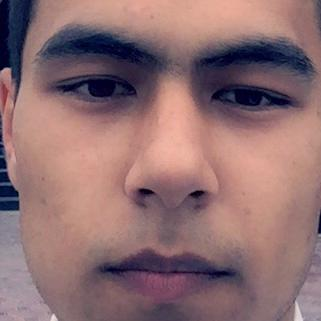
#> input picture image_classification/shoxruxbek/3.JPG, 321 x 321 px; its folder holds only this picture in this run
$ python new_load.py   (Python 2 division)
#> lines starting #> are read from the running program, lines starting #| are printed output that depends on the picture
import os

import cv2
import matplotlib.pyplot as plt
import numpy as np

DATADIR = os.path.dirname(os.path.abspath(__file__))

print DATADIR
CATEGORIES = ["shoxruxbek"]
IMG_SIZE = 50
for category in CATEGORIES:  # do dogs and cats
    path = os.path.join(DATADIR, category)  # create path to dogs and cats
    for img in os.listdir(path):  # iterate over each image per dogs and cats
        img_array = cv2.imread(os.path.join(path, img), cv2.IMREAD_GRAYSCALE)  # convert to array
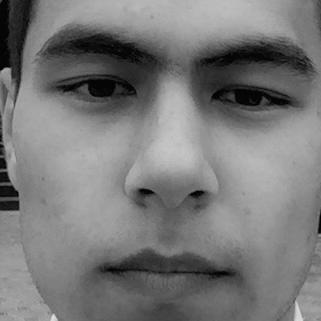
#> img_array: shape (321, 321); min 0, max 226, mean 120.1
        plt.imshow(img_array, cmap='gray')  # graph it
        plt.show()  # display!

        break  # we just want one for now so break
    break  # ...and one more!

training_data = []


def create_training_data():
    for category in CATEGORIES:  # do dogs and cats

        path = os.path.join(DATADIR, category)  # create path to dogs and cats
        class_num = CATEGORIES.index(category)  # get the classification  (0 or a 1). 0=dog 1=cat

        for img in os.listdir(path):  # iterate over each image per dogs and cats
            try:
                print img
                img_array = cv2.imread(os.path.join(path, img), cv2.IMREAD_GRAYSCALE)  # convert to array
                new_array = cv2.resize(img_array, (IMG_SIZE, IMG_SIZE))  # resize to normalize data size
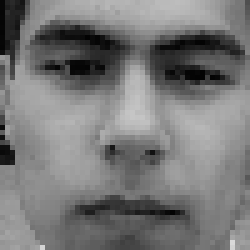
#> new_array: shape (50, 50) (shown 5 times larger); min 2, max 217, mean 120.1
                training_data.append([new_array, class_num])  # add this to our training_data
            except Exception as e:  # in the interest in keeping the output clean...
                pass
            # [4 lines of commented-out code are left out]


create_training_data()

print(len(training_data))
#| 1

X = []
y = []

for features, label in training_data:
    X.append(features)
    y.append(label)
#> this loop made 1 pass
#> label on pass 1: 0
#> after the loop, X = 1 item; y = [0]

print(X[0].reshape(-1, IMG_SIZE, IMG_SIZE, 1))
#> (printed output is left out)

X = np.array(X).reshape(-1, IMG_SIZE, IMG_SIZE, 1)

import pickle

pickle_out = open("people.pickle", "wb")
pickle.dump(X, pickle_out)
pickle_out.close()


pickle_out = open("peoplel.pickle", "wb")
pickle.dump(y, pickle_out)
pickle_out.close()

$ run again, on image_classification/shoxruxbek/7.JPG
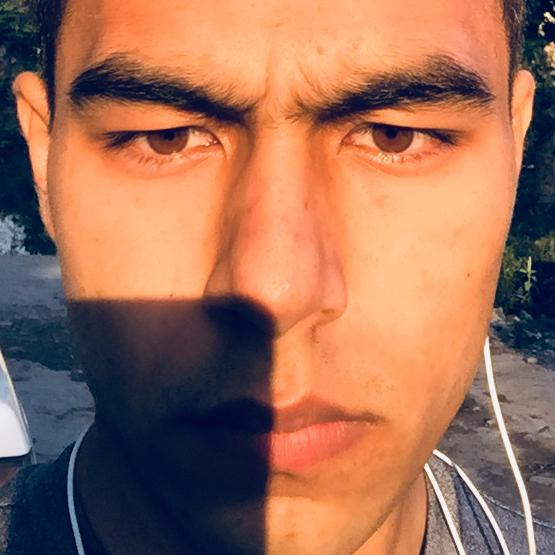
#> input picture image_classification/shoxruxbek/7.JPG, 555 x 555 px
#> `img_array = cv2.imread(os.path.join(path, img), cv2.IMREAD_GRAYSCALE)`:
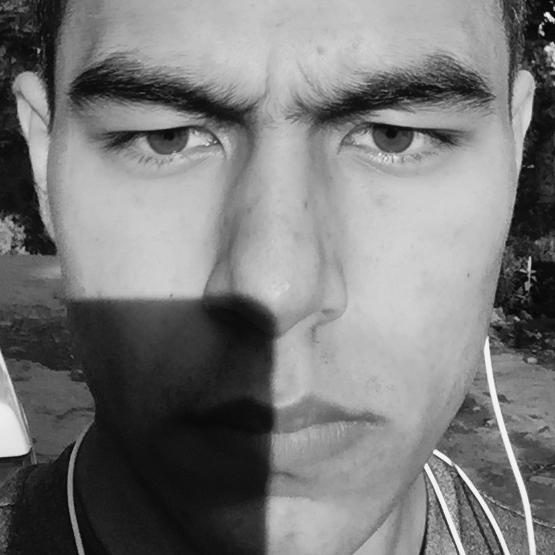
#> img_array: shape (555, 555); min 0, max 255, mean 121.1
#> in create_training_data, `new_array = cv2.resize(img_array, (IMG_SIZE, IMG_SIZE))`:
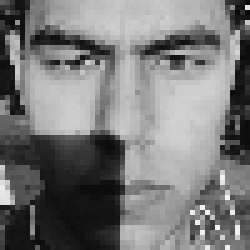
#> new_array: shape (50, 50) (shown 5 times larger); min 8, max 243, mean 121.3
#| 1
#> the loop `for features, label in training_data:` made 1 pass
#> label on pass 1: 0
#> after the loop `for features, label in training_data:`: X = 1 item; y = [0]
#> (printed output is left out)

$ run again, on image_classification/shoxruxbek/shoxruxbek.jpg
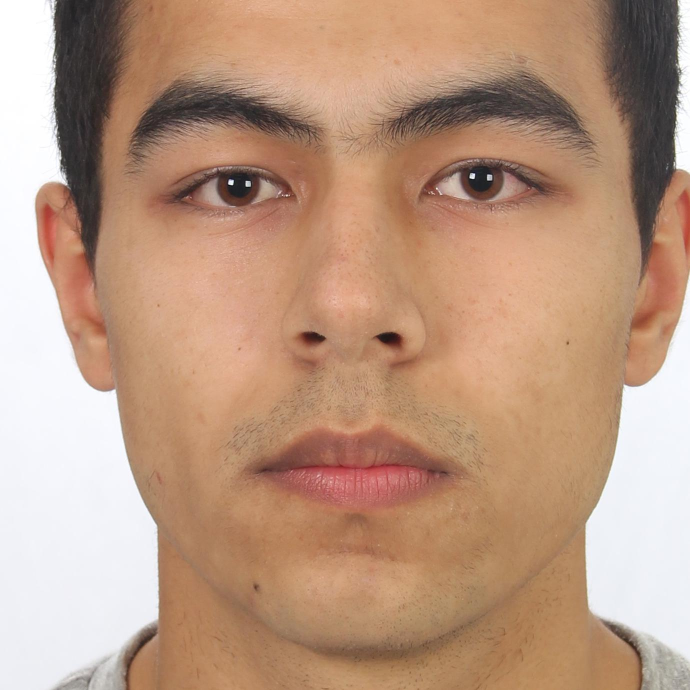
#> input picture image_classification/shoxruxbek/shoxruxbek.jpg, 1380 x 1380 px (shown at 1/2 size)
#> `img_array = cv2.imread(os.path.join(path, img), cv2.IMREAD_GRAYSCALE)`:
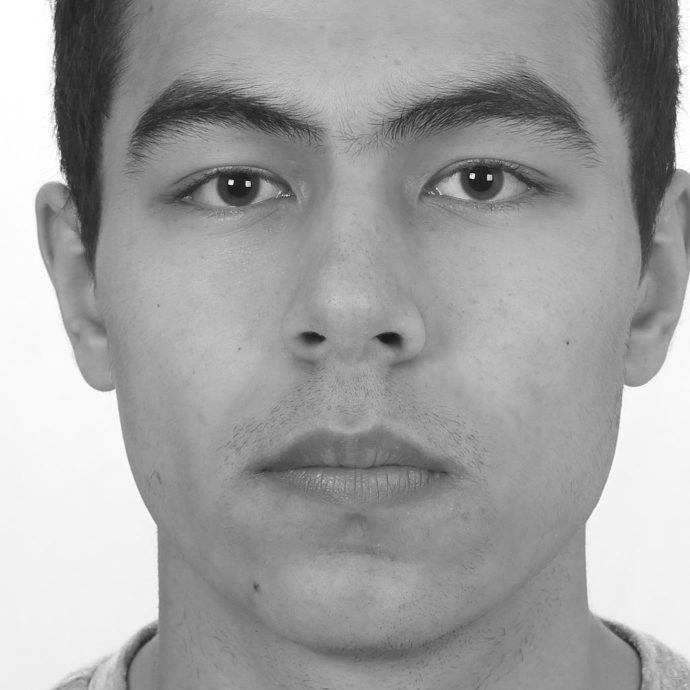
#> img_array: shape (1380, 1380) (shown at 1/2 size); min 0, max 255, mean 160.5
#> in create_training_data, `new_array = cv2.resize(img_array, (IMG_SIZE, IMG_SIZE))`:
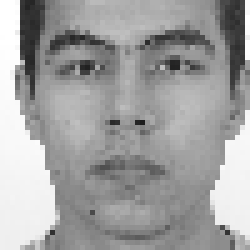
#> new_array: shape (50, 50) (shown 5 times larger); min 29, max 255, mean 160.2
#| 1
#> the loop `for features, label in training_data:` made 1 pass
#> label on pass 1: 0
#> after the loop `for features, label in training_data:`: X = 1 item; y = [0]
#> (printed output is left out)
